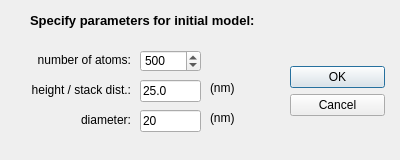
<?xml version="1.0" encoding="UTF-8"?>
<ui version="4.0">
 <class>dialog_modelvars_class</class>
 <widget class="QDialog" name="dialog_modelvars_class">
  <property name="geometry">
   <rect>
    <x>0</x>
    <y>0</y>
    <width>400</width>
    <height>160</height>
   </rect>
  </property>
  <property name="minimumSize">
   <size>
    <width>400</width>
    <height>160</height>
   </size>
  </property>
  <property name="maximumSize">
   <size>
    <width>400</width>
    <height>160</height>
   </size>
  </property>
  <property name="windowTitle">
   <string>initial seed parameters...</string>
  </property>
  <property name="modal">
   <bool>true</bool>
  </property>
  <widget class="QWidget" name="layoutWidget">
   <property name="geometry">
    <rect>
     <x>290</x>
     <y>25</y>
     <width>95</width>
     <height>131</height>
    </rect>
   </property>
   <layout class="QVBoxLayout">
    <property name="spacing">
     <number>6</number>
    </property>
    <property name="leftMargin">
     <number>0</number>
    </property>
    <property name="topMargin">
     <number>0</number>
    </property>
    <property name="rightMargin">
     <number>0</number>
    </property>
    <property name="bottomMargin">
     <number>0</number>
    </property>
    <item>
     <spacer name="spacer">
      <property name="orientation">
       <enum>Qt::Vertical</enum>
      </property>
      <property name="sizeHint" stdset="0">
       <size>
        <width>20</width>
        <height>40</height>
       </size>
      </property>
     </spacer>
    </item>
    <item>
     <widget class="QPushButton" name="okButton">
      <property name="text">
       <string>OK</string>
      </property>
     </widget>
    </item>
    <item>
     <widget class="QPushButton" name="cancelButton">
      <property name="text">
       <string>Cancel</string>
      </property>
     </widget>
    </item>
    <item>
     <spacer>
      <property name="orientation">
       <enum>Qt::Vertical</enum>
      </property>
      <property name="sizeHint" stdset="0">
       <size>
        <width>20</width>
        <height>40</height>
       </size>
      </property>
     </spacer>
    </item>
   </layout>
  </widget>
  <widget class="QSpinBox" name="spbNrAtoms">
   <property name="geometry">
    <rect>
     <x>140</x>
     <y>50</y>
     <width>61</width>
     <height>22</height>
    </rect>
   </property>
   <property name="minimum">
    <number>1</number>
   </property>
   <property name="maximum">
    <number>5000</number>
   </property>
   <property name="value">
    <number>500</number>
   </property>
  </widget>
  <widget class="QLineEdit" name="lineStackSpacing">
   <property name="geometry">
    <rect>
     <x>140</x>
     <y>80</y>
     <width>61</width>
     <height>22</height>
    </rect>
   </property>
   <property name="text">
    <string>25.0</string>
   </property>
  </widget>
  <widget class="QLineEdit" name="lineDiameter">
   <property name="geometry">
    <rect>
     <x>140</x>
     <y>110</y>
     <width>61</width>
     <height>22</height>
    </rect>
   </property>
   <property name="text">
    <string>20</string>
   </property>
  </widget>
  <widget class="QLabel" name="label">
   <property name="geometry">
    <rect>
     <x>10</x>
     <y>50</y>
     <width>121</width>
     <height>20</height>
    </rect>
   </property>
   <property name="layoutDirection">
    <enum>Qt::LeftToRight</enum>
   </property>
   <property name="text">
    <string>number of atoms:</string>
   </property>
   <property name="alignment">
    <set>Qt::AlignRight|Qt::AlignTrailing|Qt::AlignVCenter</set>
   </property>
  </widget>
  <widget class="QLabel" name="label_2">
   <property name="geometry">
    <rect>
     <x>10</x>
     <y>80</y>
     <width>121</width>
     <height>20</height>
    </rect>
   </property>
   <property name="layoutDirection">
    <enum>Qt::LeftToRight</enum>
   </property>
   <property name="text">
    <string>height / stack dist.:</string>
   </property>
   <property name="alignment">
    <set>Qt::AlignRight|Qt::AlignTrailing|Qt::AlignVCenter</set>
   </property>
  </widget>
  <widget class="QLabel" name="label_3">
   <property name="geometry">
    <rect>
     <x>10</x>
     <y>110</y>
     <width>121</width>
     <height>20</height>
    </rect>
   </property>
   <property name="layoutDirection">
    <enum>Qt::LeftToRight</enum>
   </property>
   <property name="text">
    <string>diameter:</string>
   </property>
   <property name="alignment">
    <set>Qt::AlignRight|Qt::AlignTrailing|Qt::AlignVCenter</set>
   </property>
  </widget>
  <widget class="QLabel" name="label_24">
   <property name="geometry">
    <rect>
     <x>210</x>
     <y>80</y>
     <width>51</width>
     <height>16</height>
    </rect>
   </property>
   <property name="text">
    <string>(nm)</string>
   </property>
   <property name="buddy">
    <cstring>lineStackSpacing</cstring>
   </property>
  </widget>
  <widget class="QLabel" name="label_25">
   <property name="geometry">
    <rect>
     <x>210</x>
     <y>110</y>
     <width>51</width>
     <height>16</height>
    </rect>
   </property>
   <property name="text">
    <string>(nm)</string>
   </property>
   <property name="buddy">
    <cstring>lineStackSpacing</cstring>
   </property>
  </widget>
  <widget class="QLabel" name="label_15">
   <property name="geometry">
    <rect>
     <x>30</x>
     <y>10</y>
     <width>311</width>
     <height>20</height>
    </rect>
   </property>
   <property name="font">
    <font>
     <pointsize>10</pointsize>
     <weight>75</weight>
     <bold>true</bold>
    </font>
   </property>
   <property name="text">
    <string>Specify parameters for initial model:</string>
   </property>
  </widget>
 </widget>
 <resources/>
 <connections/>
</ui>
